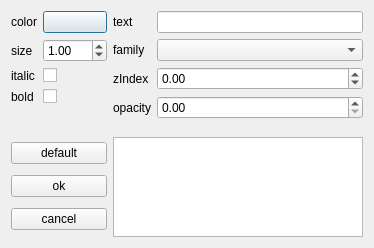
<?xml version="1.0" encoding="UTF-8"?>
<ui version="4.0">
 <class>Dialog</class>
 <widget class="QDialog" name="Dialog">
  <property name="geometry">
   <rect>
    <x>0</x>
    <y>0</y>
    <width>361</width>
    <height>248</height>
   </rect>
  </property>
  <property name="windowTitle">
   <string>Dialog</string>
  </property>
  <layout class="QVBoxLayout" name="verticalLayout">
   <item>
    <layout class="QGridLayout" name="gridLayout_2">
     <item row="1" column="0">
      <layout class="QFormLayout" name="formLayout">
       <item row="0" column="0">
        <widget class="QLabel" name="lbl_color">
         <property name="text">
          <string>color</string>
         </property>
        </widget>
       </item>
       <item row="2" column="0">
        <widget class="QLabel" name="lbl_italic">
         <property name="text">
          <string>italic</string>
         </property>
        </widget>
       </item>
       <item row="1" column="0">
        <widget class="QLabel" name="lbl_size">
         <property name="text">
          <string>size</string>
         </property>
        </widget>
       </item>
       <item row="0" column="1">
        <widget class="QPushButton" name="btn_color">
         <property name="text">
          <string/>
         </property>
        </widget>
       </item>
       <item row="2" column="1">
        <widget class="QCheckBox" name="ch_box_italic">
         <property name="text">
          <string/>
         </property>
        </widget>
       </item>
       <item row="3" column="0">
        <widget class="QLabel" name="lbl_bold">
         <property name="text">
          <string>bold</string>
         </property>
        </widget>
       </item>
       <item row="3" column="1">
        <widget class="QCheckBox" name="ch_box_bold">
         <property name="text">
          <string/>
         </property>
        </widget>
       </item>
       <item row="1" column="1">
        <widget class="QDoubleSpinBox" name="sp_box_size">
         <property name="minimum">
          <double>0.100000000000000</double>
         </property>
         <property name="maximum">
          <double>999.990000000000009</double>
         </property>
         <property name="singleStep">
          <double>0.100000000000000</double>
         </property>
         <property name="value">
          <double>1.000000000000000</double>
         </property>
        </widget>
       </item>
      </layout>
     </item>
     <item row="2" column="0">
      <layout class="QVBoxLayout" name="verticalLayout_3">
       <item>
        <widget class="QPushButton" name="btn_default">
         <property name="text">
          <string>default</string>
         </property>
        </widget>
       </item>
       <item>
        <widget class="QPushButton" name="btn_ok">
         <property name="text">
          <string>ok</string>
         </property>
        </widget>
       </item>
       <item>
        <widget class="QPushButton" name="btn_cancel">
         <property name="text">
          <string>cancel</string>
         </property>
        </widget>
       </item>
      </layout>
     </item>
     <item row="1" column="1">
      <layout class="QFormLayout" name="formLayout_2">
       <item row="0" column="0">
        <widget class="QLabel" name="lbl_text">
         <property name="text">
          <string>text</string>
         </property>
        </widget>
       </item>
       <item row="0" column="1">
        <widget class="QLineEdit" name="l_e_text"/>
       </item>
       <item row="1" column="0">
        <widget class="QLabel" name="lbl_family">
         <property name="text">
          <string>family</string>
         </property>
        </widget>
       </item>
       <item row="1" column="1">
        <widget class="QComboBox" name="com_box_family"/>
       </item>
       <item row="2" column="0">
        <widget class="QLabel" name="lbl_z_index">
         <property name="text">
          <string>zIndex</string>
         </property>
        </widget>
       </item>
       <item row="2" column="1">
        <widget class="QDoubleSpinBox" name="dbl_sp_box_z_index">
         <property name="minimum">
          <double>-99999999.900000005960464</double>
         </property>
         <property name="maximum">
          <double>99999999.989999994635582</double>
         </property>
         <property name="singleStep">
          <double>0.100000000000000</double>
         </property>
        </widget>
       </item>
       <item row="3" column="0">
        <widget class="QLabel" name="lbl_box_opacity">
         <property name="text">
          <string>opacity</string>
         </property>
        </widget>
       </item>
       <item row="3" column="1">
        <widget class="QDoubleSpinBox" name="dbl_sp_box_opacity">
         <property name="maximum">
          <double>1.000000000000000</double>
         </property>
         <property name="singleStep">
          <double>0.100000000000000</double>
         </property>
        </widget>
       </item>
      </layout>
     </item>
     <item row="2" column="1">
      <layout class="QGridLayout" name="gridLayout">
       <item row="0" column="0">
        <widget class="QGraphicsView" name="gr_view">
         <property name="minimumSize">
          <size>
           <width>250</width>
           <height>100</height>
          </size>
         </property>
         <property name="maximumSize">
          <size>
           <width>250</width>
           <height>100</height>
          </size>
         </property>
         <property name="sizeIncrement">
          <size>
           <width>250</width>
           <height>100</height>
          </size>
         </property>
         <property name="baseSize">
          <size>
           <width>250</width>
           <height>100</height>
          </size>
         </property>
        </widget>
       </item>
      </layout>
     </item>
    </layout>
   </item>
  </layout>
 </widget>
 <resources/>
 <connections/>
</ui>
